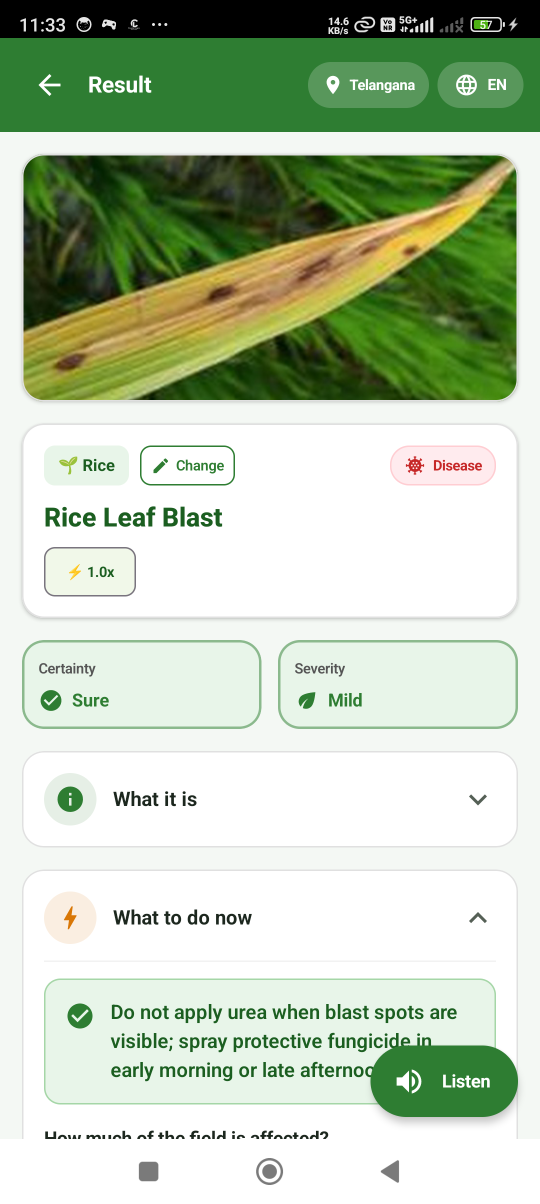
#> input picture docs/screenshots/classes/01_rice_leaf_blast.png, 1080 x 2408 px (shown at 1/2 size)
$ python -i audit_d6_classes.py   (imports and definitions only)
#> lines starting #> are read from the running program, lines starting #| are printed output that depends on the picture
#!/usr/bin/env python3
"""
Crop Doctor - Task D6: 13-Class Pre-Training Verification & Audit
-----------------------------------------------------------------
Audits the proposed 13-class list:
1. Within-class clustering (dihedral pHash, Hamming <= 8) and capped count (cap 800).
2. Sources per class; held-out validation source for pests, rice, and chilli; source-limited flags.
3. Chilli leaf curl virus: analysis of thrips vs virus photos, split vs rename verdict.
4. License audit of every source; competition use compliance.
5. Cross-class and cross-source duplicate collision check (Hamming <= 2).
6. Outputs benchmarks/d6_class_audit.md.
"""

import os
import sys
import io
import json
import time
import zipfile
from pathlib import Path
from collections import defaultdict
from concurrent.futures import ProcessPoolExecutor
import numpy as np
from PIL import Image, ImageOps

# 13 Target Classes
CLASS_ORDER = [
    # Category A: 8 Core Disease / Healthy Classes
    "rice_leaf_blast",
    "rice_healthy",
    "cotton_bacterial_blight",
    "cotton_healthy",
    "chilli_leaf_curl_virus",
    "chilli_healthy",
    "maize_northern_leaf_blight",
    "maize_healthy",
    # Category B: 4 High-Impact Pest Classes
    "maize_fall_armyworm",
    "rice_stem_borer",
    "rice_hispa",
    "tomato_spider_mites",
    # Category C: Non-Crop Guardrail
    "other_not_a_crop",
]

# DCT basis matrix for 64-bit pHash
def get_dct_matrix(N=32):
    n = np.arange(N)
    k = np.arange(N)[:, None]
    return 2.0 * np.cos(np.pi * k * (2 * n + 1) / (2.0 * N))

DCT_MAT = get_dct_matrix(32)

def phash_64_from_image(im, hash_size=8, highfreq_factor=4):
    img_size = hash_size * highfreq_factor
    g = im.convert('L').resize((img_size, img_size), Image.Resampling.LANCZOS)
    pix = np.asarray(g, dtype=np.float64)
    dct = DCT_MAT @ pix @ DCT_MAT.T
    dctlow = dct[:hash_size, :hash_size]
    med = np.median(dctlow)
    diff = dctlow > med
    h = 0
    for b in diff.flatten():
        h = (h << 1) | int(b)
    return int(h)

def compute_dihedral_phash_from_pil(im0):
    im = ImageOps.exif_transpose(im0).convert('RGB')
    m = ImageOps.mirror(im)
    variants = [
        im, im.rotate(90, expand=True), im.rotate(180, expand=True), im.rotate(270, expand=True),
        m, m.rotate(90, expand=True), m.rotate(180, expand=True), m.rotate(270, expand=True)
    ]
    return min(phash_64_from_image(v) for v in variants)

# [283 lines left out: functions compute_hash_for_item, hamming_dist_arr, main, not called in this run]

# [2 lines not run here, left out]

>>> from PIL import Image
>>> picture = Image.open('../docs/screenshots/classes/01_rice_leaf_blast.png')
#> picture is the input picture: PIL image 1080x2408 RGBA; mean R, G, B, A 187.8, 201.8, 178.4, 255
>>> result = compute_dihedral_phash_from_pil(picture)
#> in compute_dihedral_phash_from_pil, `m = ImageOps.mirror(im)`:
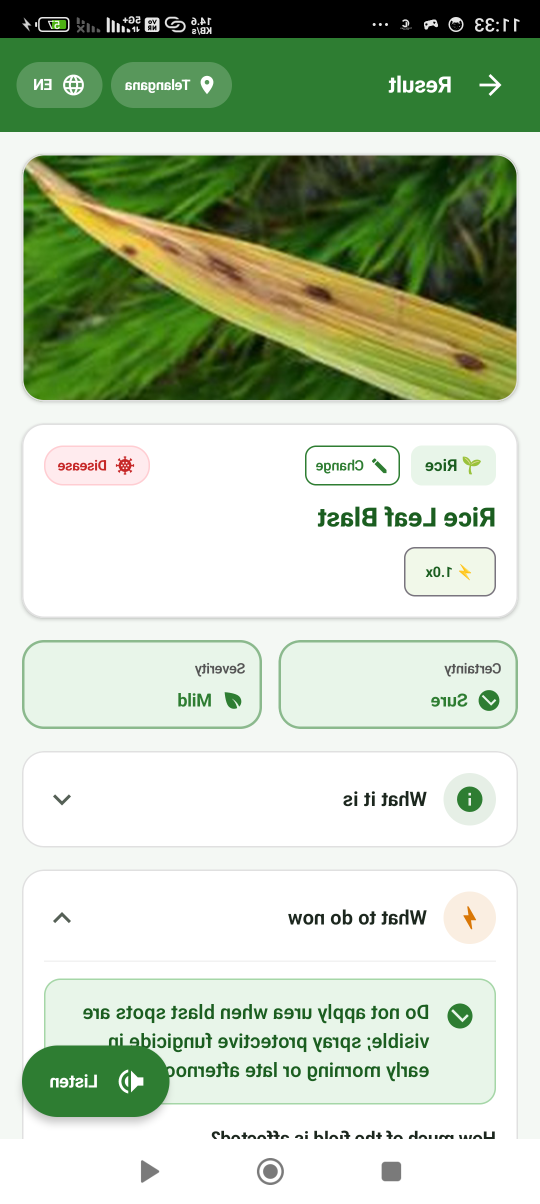
#> m: PIL image 1080x2408 RGB (shown at 1/2 size); mean R, G, B 187.8, 201.8, 178.4
#> in phash_64_from_image, `dct = DCT_MAT @ pix @ DCT_MAT.T`:
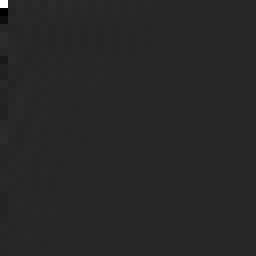
#> dct: shape (32, 32) float64 (shown 8 times larger); min -145967.7, max 797276, mean 396.7; drawn with min black and max white
#> in phash_64_from_image, `med = np.median(dctlow)`: med = -555.8
#> the loop in phash_64_from_image, `for b in diff.flatten():` made 64 passes
#> (b, h) on passes 2 to 13: (False, 2), (True, 5), (True, 11), (True, 23), (False, 46), (True, 93), (True, 187), (False, 374), (False, 748), (True, 1497), (True, 2995), (True, 5991)
#> h on pass 1: 1
#> after the loop in phash_64_from_image, `for b in diff.flatten():`: h = 13492637242741572682
#> the loop in phash_64_from_image (call 2), `for b in diff.flatten():` made 64 passes
#> (b, h) on passes 2 to 13: (False, 2), (False, 4), (False, 8), (True, 17), (True, 35), (False, 70), (False, 140), (True, 281), (True, 563), (False, 1126), (True, 2253), (False, 4506)
#> call 4 of phash_64_from_image, with hash_size = 8, highfreq_factor = 4
#> in phash_64_from_image (call 4), `g = im.convert('L').resize((img_size, img_size), Image.Resampling.LANC..`:
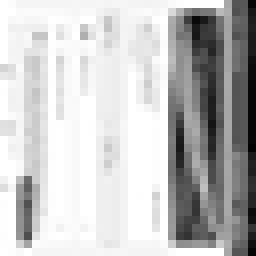
#> g: PIL image 32x32 L (shown 8 times larger); min 2, max 255, mean 194.6
#> in phash_64_from_image (call 4), `med = np.median(dctlow)`: med = 52.01
#> the loop in phash_64_from_image (call 4), `for b in diff.flatten():` made 64 passes
#> (b, h) on passes 3 to 14: (False, 6), (True, 13), (True, 27), (False, 54), (False, 108), (True, 217), (False, 434), (True, 869), (True, 1739), (True, 3479), (True, 6959), (False, 13918)
#> h on passes 1 to 2: 1, 3
#> after the loop in phash_64_from_image (call 4), `for b in diff.flatten():`: h = 15671037593863435397
#> in phash_64_from_image (call 5), `g = im.convert('L').resize((img_size, img_size), Image.Resampling.LANC..`:
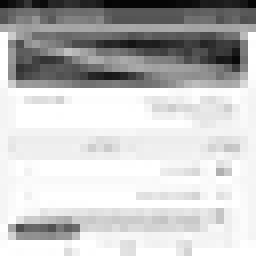
#> g: PIL image 32x32 L (shown 8 times larger); min 5, max 255, mean 194.6
#> in phash_64_from_image (call 5), `med = np.median(dctlow)`: med = -671.9
#> the loop in phash_64_from_image (call 5), `for b in diff.flatten():` made 64 passes
#> (b, h) on passes 3 to 14: (True, 7), (False, 14), (True, 29), (True, 59), (True, 119), (True, 239), (False, 478), (True, 957), (True, 1915), (False, 3830), (True, 7661), (False, 15322)
#> after the loop in phash_64_from_image (call 5), `for b in diff.flatten():`: h = 17251653276760610111
#> in phash_64_from_image (call 6), `g = im.convert('L').resize((img_size, img_size), Image.Resampling.LANC..`:
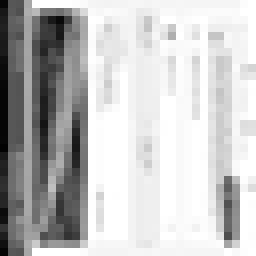
#> g: PIL image 32x32 L (shown 8 times larger); min 2, max 255, mean 194.6
#> in phash_64_from_image (call 6), `med = np.median(dctlow)`: med = -581.2
#> the loop in phash_64_from_image (call 6), `for b in diff.flatten():` made 64 passes
#> (b, h) on passes 2 to 13: (False, 2), (False, 4), (False, 8), (True, 17), (True, 35), (False, 70), (False, 140), (False, 280), (False, 560), (True, 1121), (False, 2242), (True, 4485)
#> after the loop in phash_64_from_image (call 6), `for b in diff.flatten():`: h = 10101539865931997652
#> in phash_64_from_image (call 7), `g = im.convert('L').resize((img_size, img_size), Image.Resampling.LANC..`:
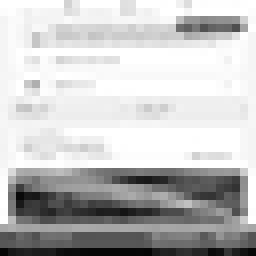
#> g: PIL image 32x32 L (shown 8 times larger); min 5, max 255, mean 194.6
#> in phash_64_from_image (call 7), `med = np.median(dctlow)`: med = 24.46
#> the loop in phash_64_from_image (call 7), `for b in diff.flatten():` made 64 passes
#> (b, h) on passes 2 to 13: (False, 2), (True, 5), (True, 11), (True, 23), (False, 46), (True, 93), (True, 187), (True, 375), (True, 751), (False, 1502), (False, 3004), (False, 6008)
#> after the loop in phash_64_from_image (call 7), `for b in diff.flatten():`: h = 13528948429554663605
#> in phash_64_from_image (call 8), `g = im.convert('L').resize((img_size, img_size), Image.Resampling.LANC..`:
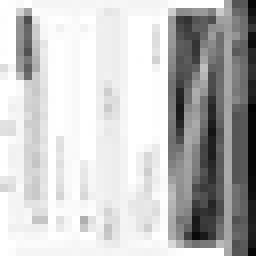
#> g: PIL image 32x32 L (shown 8 times larger); min 2, max 255, mean 194.6
#> in phash_64_from_image (call 8), `med = np.median(dctlow)`: med = 904.8
#> the loop in phash_64_from_image (call 8), `for b in diff.flatten():` made 64 passes
#> (b, h) on passes 3 to 14: (False, 6), (True, 13), (True, 27), (False, 54), (False, 108), (True, 217), (True, 435), (False, 870), (False, 1740), (False, 3480), (False, 6960), (True, 13921)
#> after the loop in phash_64_from_image (call 8), `for b in diff.flatten():`: h = 15674132362628740202
#> result = 10101539865931997652

$ run again, on docs/screenshots/classes/05_chilli_leaf_curl_virus.png
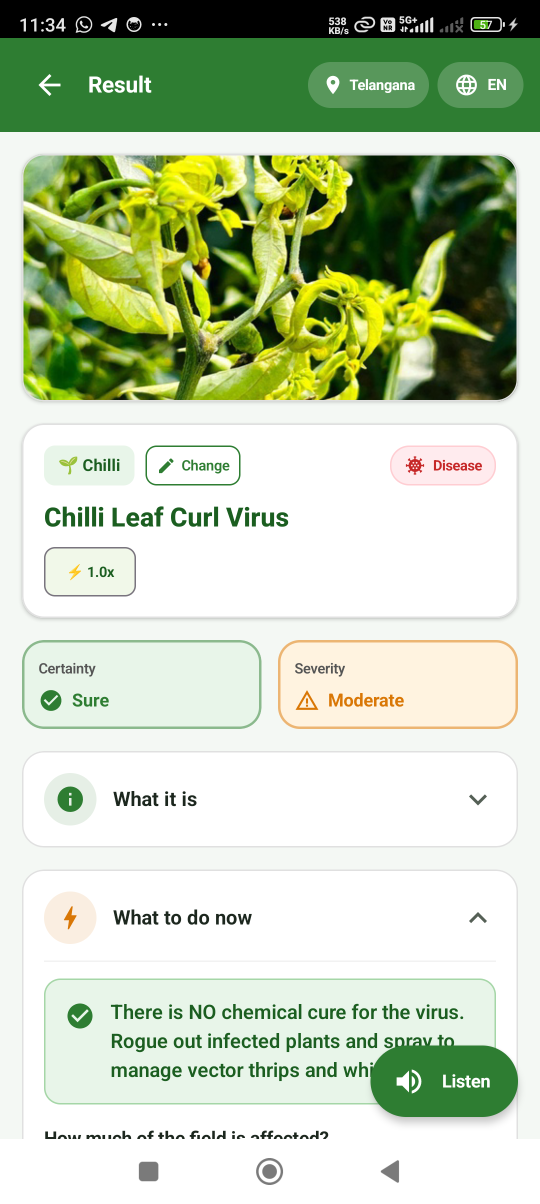
#> input picture docs/screenshots/classes/05_chilli_leaf_curl_virus.png, 1080 x 2408 px (shown at 1/2 size)
#> picture is the input picture: PIL image 1080x2408 RGBA; mean R, G, B, A 193.2, 206.4, 178.6, 255
#> in compute_dihedral_phash_from_pil, `m = ImageOps.mirror(im)`:
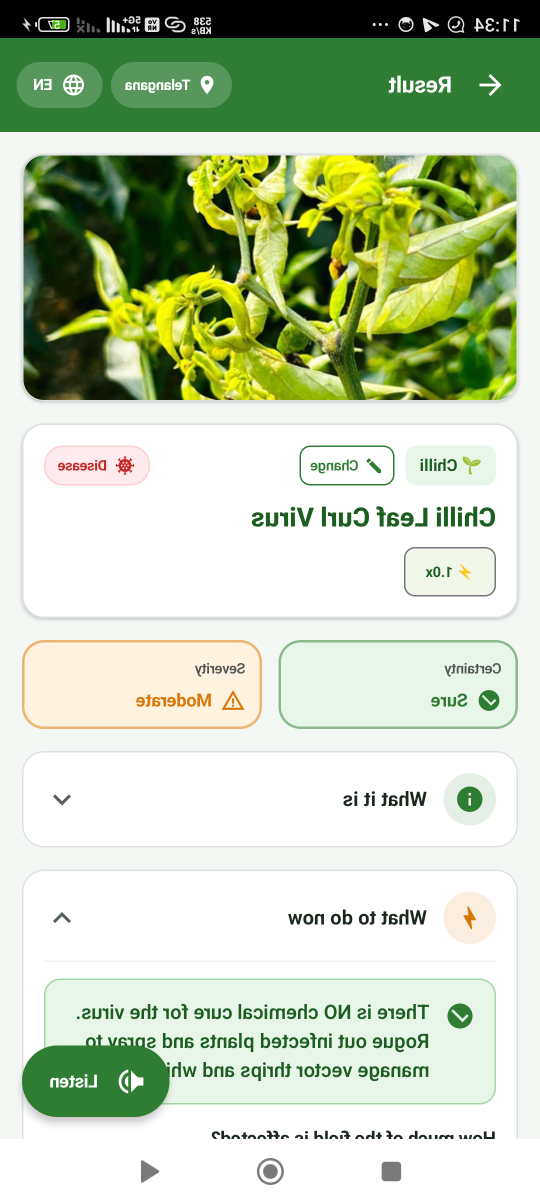
#> m: PIL image 1080x2408 RGB (shown at 1/2 size); mean R, G, B 193.2, 206.4, 178.6
#> med = -286.2
#> the loop in phash_64_from_image, `for b in diff.flatten():` made 64 passes
#> (b, h) on passes 3 to 10: (True, 7), (True, 15), (True, 31), (False, 62), (True, 125), (True, 251), (False, 502), (True, 1005)
#> after the loop in phash_64_from_image, `for b in diff.flatten():`: h = 18116690635683796082
#> the loop in phash_64_from_image (call 2), `for b in diff.flatten():` made 64 passes
#> (b, h) on passes 2 to 9: (False, 2), (False, 4), (False, 8), (True, 17), (True, 35), (False, 70), (False, 140), (False, 280)
#> in phash_64_from_image (call 8), `g = im.convert('L').resize((img_size, img_size), Image.Resampling.LANC..`:
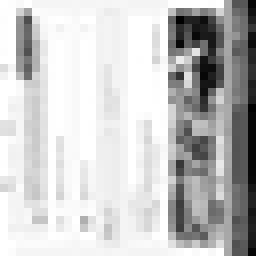
#> g: PIL image 32x32 L (shown 8 times larger); min 0, max 255, mean 198.9
#> med = 256.5
#> the loop in phash_64_from_image (call 8), `for b in diff.flatten():` made 64 passes
#> (b, h) on passes 3 to 10: (False, 6), (True, 13), (True, 27), (False, 54), (False, 108), (True, 217), (False, 434), (True, 869)
#> after the loop in phash_64_from_image (call 8), `for b in diff.flatten():`: h = 15657789011352925298
#> result = 10096772916082499887

$ run again, on docs/screenshots/classes/06_chilli_healthy.png
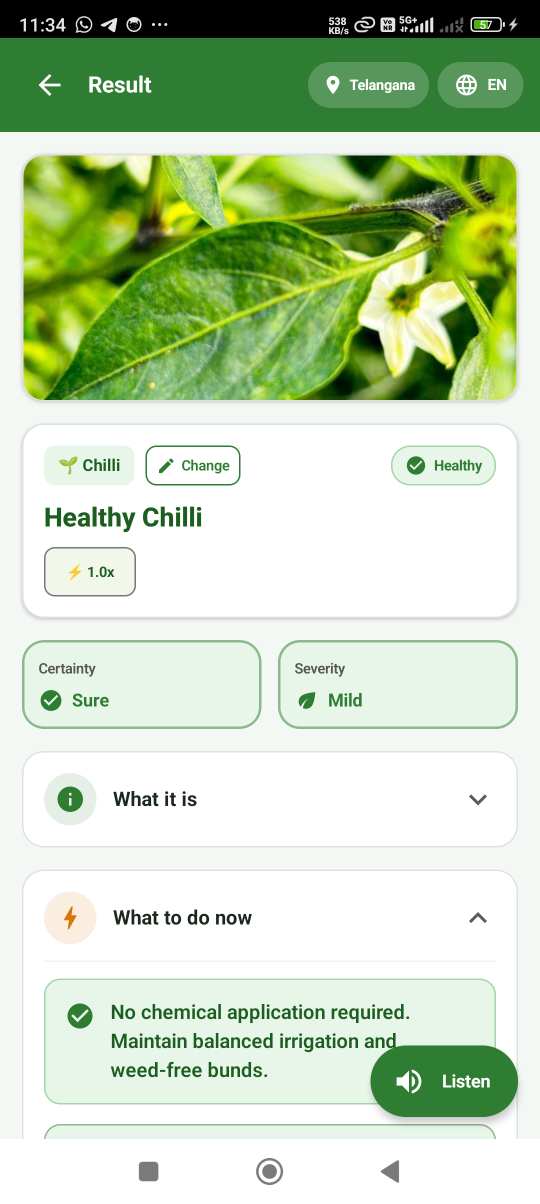
#> input picture docs/screenshots/classes/06_chilli_healthy.png, 1080 x 2408 px (shown at 1/2 size)
#> picture is the input picture: PIL image 1080x2408 RGBA; mean R, G, B, A 194.4, 212.8, 181.1, 255
#> med = -557
#> the loop in phash_64_from_image, `for b in diff.flatten():` made 64 passes
#> (b, h) on passes 2 to 9: (False, 2), (True, 5), (True, 11), (True, 23), (True, 47), (True, 95), (True, 191), (False, 382)
#> after the loop in phash_64_from_image, `for b in diff.flatten():`: h = 13780867616481547634
#> the loop in phash_64_from_image (call 2), `for b in diff.flatten():` made 64 passes
#> (b, h) on passes 2 to 9: (False, 2), (False, 4), (False, 8), (False, 16), (False, 32), (False, 64), (False, 128), (True, 257)
#> in phash_64_from_image (call 7), `g = im.convert('L').resize((img_size, img_size), Image.Resampling.LANC..`:
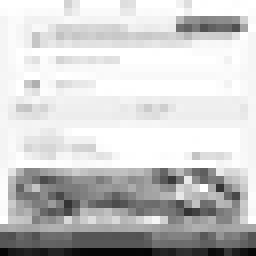
#> g: PIL image 32x32 L (shown 8 times larger); min 5, max 255, mean 203.5
#> med = -17.19
#> the loop in phash_64_from_image (call 7), `for b in diff.flatten():` made 64 passes
#> after the loop in phash_64_from_image (call 7), `for b in diff.flatten():`: h = 13745121209281807517
#> in phash_64_from_image (call 8), `g = im.convert('L').resize((img_size, img_size), Image.Resampling.LANC..`:
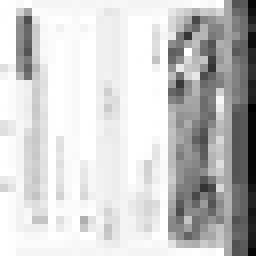
#> g: PIL image 32x32 L (shown 8 times larger); min 1, max 255, mean 203.5
#> med = 445.7
#> the loop in phash_64_from_image (call 8), `for b in diff.flatten():` made 64 passes
#> (b, h) on passes 3 to 10: (False, 6), (True, 13), (False, 26), (True, 53), (False, 106), (True, 213), (True, 427), (False, 854)
#> after the loop in phash_64_from_image (call 8), `for b in diff.flatten():`: h = 15385339002172781620
#> result = 9235160965645001182

$ run again, on docs/screenshots/classes/07_maize_northern_leaf_blight.png
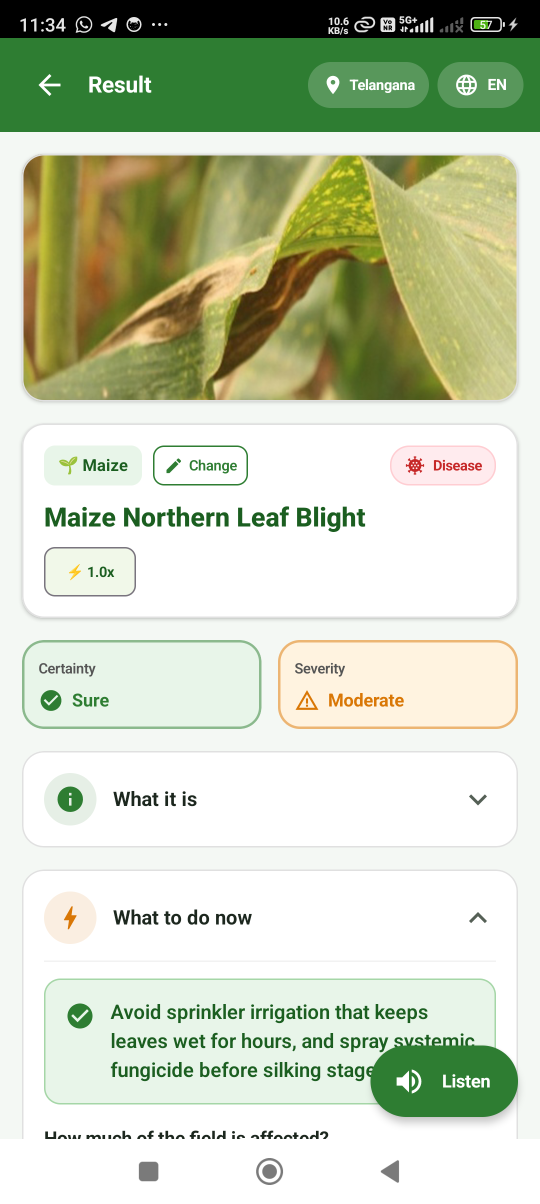
#> input picture docs/screenshots/classes/07_maize_northern_leaf_blight.png, 1080 x 2408 px (shown at 1/2 size)
#> picture is the input picture: PIL image 1080x2408 RGBA; mean R, G, B, A 200.5, 208.7, 185.1, 255
#> med = -819.9
#> the loop in phash_64_from_image, `for b in diff.flatten():` made 64 passes
#> (b, h) on passes 2 to 9: (False, 2), (True, 5), (False, 10), (True, 21), (True, 43), (True, 87), (True, 175), (False, 350)
#> after the loop in phash_64_from_image, `for b in diff.flatten():`: h = 12622879562583331179
#> the loop in phash_64_from_image (call 2), `for b in diff.flatten():` made 64 passes
#> (b, h) on passes 2 to 9: (False, 2), (False, 4), (False, 8), (False, 16), (False, 32), (False, 64), (False, 128), (True, 257)
#> in phash_64_from_image (call 8), `g = im.convert('L').resize((img_size, img_size), Image.Resampling.LANC..`:
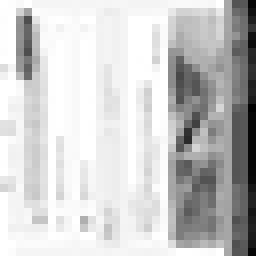
#> g: PIL image 32x32 L (shown 8 times larger); min 1, max 255, mean 203.3
#> med = 661.9
#> the loop in phash_64_from_image (call 8), `for b in diff.flatten():` made 64 passes
#> (b, h) on passes 3 to 10: (False, 6), (True, 13), (False, 26), (True, 53), (False, 106), (True, 213), (True, 427), (False, 854)
#> after the loop in phash_64_from_image (call 8), `for b in diff.flatten():`: h = 15385902252756235369
#> result = 9236849570708761031
